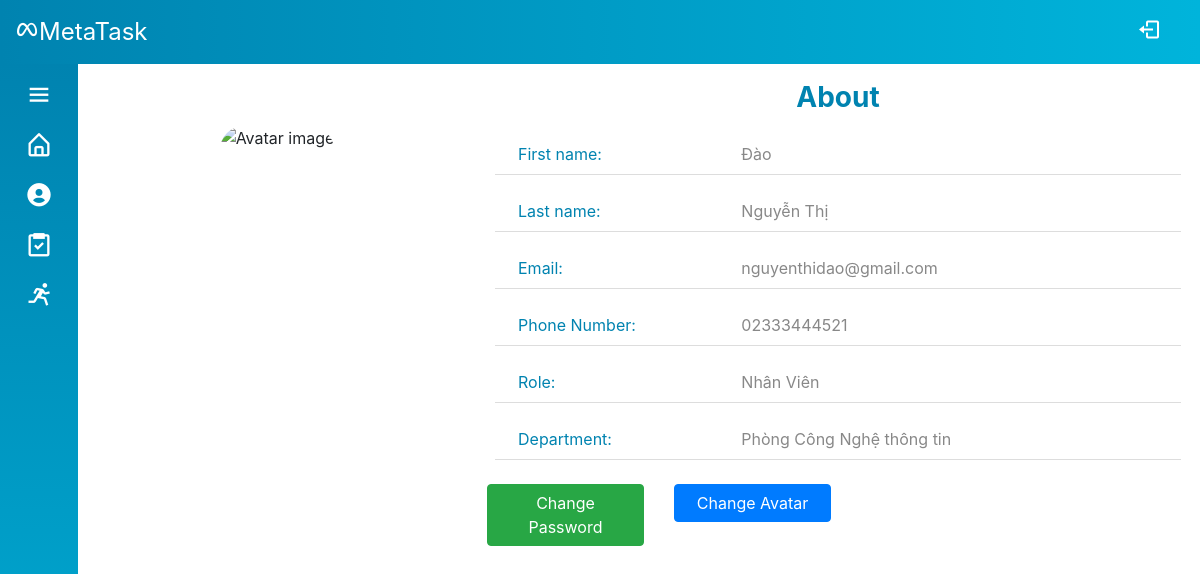
The app's page /Source/mvc/index.php?controller=user&action=viewProfile (signed in) with its own data.
### tables this page shows
CREATE TABLE `account_info` (
  `id` int(6) UNSIGNED NOT NULL,
  `firstname` varchar(30) NOT NULL,
  `lastname` varchar(30) NOT NULL,
  `email` varchar(50) DEFAULT NULL,
  `phone` varchar(30) DEFAULT NULL,
  `avatar` varchar(200) DEFAULT NULL,
  `department` int(6) UNSIGNED NOT NULL
);

CREATE TABLE `account` (
  `id` int(6) UNSIGNED NOT NULL,
  `username` varchar(30) NOT NULL,
  `password` varchar(100) NOT NULL,
  `role` int(6) UNSIGNED DEFAULT 1,
  `activated` tinyint(4) DEFAULT 0,
  `token` varchar(50) DEFAULT NULL
);

CREATE TABLE `role` (
  `id` int(6) UNSIGNED NOT NULL,
  `description` varchar(30) NOT NULL
);

CREATE TABLE `department` (
  `id` int(6) UNSIGNED NOT NULL,
  `name` varchar(30) NOT NULL
);

### Source/mvc/controllers/base_controller.php (called while the page is built, shortened)
<?php
    class BaseController {
        protected $name;
        public function render($view, $data = array()) {
            extract($data);
            require_once('views/' .$this->name . '/' . $view . '.php');
            require_once('views/layout/template.php');
        }
    }
?>

### Source/mvc/controllers/user_controller.php (called while the page is built, shortened)
<?php
require_once('models/User.php');
require_once('base_controller.php');
class UserController extends BaseController
{
    public function viewProfile()
    {
        $user = User::get($_SESSION['id']);
        $this->render('viewProfile', array('user' => $user));
    }
}

### Source/mvc/route.php (called while the page is built, shortened)
<?php
$obj = new $className();
$obj->$action();

### Source/mvc/index.php (called while the page is built, shortened)
<?php
require_once('route.php');

### Source/mvc/models/User.php (called while the page is built, shortened)
<?php
class User
{
    public function __construct(
        $id,
        $firstname,
        $lastname,
        $email,
        $phone,
        $avatar,
        $department
    ) {
        $this->firstname = $firstname;
        $this->lastname = $lastname;
        $this->email = $email;
        $this->phone = $phone;
        $this->avatar = $avatar;
    }
    public static function get($id)
    {
        $sql = "select * from account_info where id = :id";
        $conn = DB::getConnection();
        $stm = $conn->prepare($sql);
        $stm->execute(array('id' => $id));
        if ($item = $stm->fetch()) {
            if ($item['avatar'] === null) {
                $src = "https://www.nj.com/resizer/zovGSasCaR41h_yUGYHXbVTQW2A=/1280x0/smart/cloudfront-us-east-1.images.arcpublishing.com/advancelocal/SJGKVE5UNVESVCW7BBOHKQCZVE.jpg";
                $item['avatar'] = $src;
            }
            return new User($item['id'], $item['firstname'], $item['lastname'], $item['email'], $item['phone'], $item['avatar'], $item['department']);
        }
        return null;
    }
    public static function getDepartmentName($id)
    {
        $sql = "select name from department where id = :id";
        $conn = DB::getConnection();
        $stm = $conn->prepare($sql);
        $stm->execute(array('id' => $id));
        if ($item = $stm->fetch()) {
            return $item['name'];
        }
        return null;
    }
    public static function getRole($id)
    {
        $sql = "select role from account where id = :id";
        $conn = DB::getConnection();
        $stm = $conn->prepare($sql);
        $stm->execute(array('id' => $id));
        if ($item = $stm->fetch()) {
            return $item['role'];
        }
        return null;
    }
    public static function getRoleName($roleID)
    {
        $sql = "select description from role where id = :roleID";
        $conn = DB::getConnection();
        $stm = $conn->prepare($sql);
        $stm->execute(array('roleID' => $roleID));
        if ($item = $stm->fetch()) {
            return $item['description'];
        }
        return null;
    }
}

### Source/mvc/views/user/viewProfile.php (the view, shortened to what this page needs)
<div class="container-fluid">
    <div class="row">
        <div class="col-12 col-md-4 text-center">
            <div class="
                profile-img
                d-flex
                justify-content-center
                align-items-center
              ">
                <img src="<?= $user->avatar ?>" alt="Avatar image" />
            </div>
        </div>
        <div class="col-12 col-md-8">
            <div class="profile-info">
                <div class="info-header">About</div>
                <div class="info-body">
                    <ul class="info-list">
                        <li class="row">
                            <div class="col-12 col-md-4 info-label">First name:</div>
                            <div class="col-12 col-md-8 info-content">
                                <?= $user->firstname ?>
                            </div>
                        </li>
                        <li class="row">
                            <div class="col-12 col-md-4 info-label">Last name:</div>
                            <div class="col-12 col-md-8 info-content">
                                <?= $user->lastname ?>
                            </div>
                        </li>
                        <li class="row">
                            <div class="col-12 col-md-4 info-label">Email:</div>
                            <div class="col-12 col-md-8 info-content">
                                <?= $user->email ?>
                            </div>
                        </li>
                        <li class="row">
                            <div class="col-12 col-md-4 info-label">Phone Number:</div>
                            <div class="col-12 col-md-8 info-content">
                                <?= $user->phone ?>
                            </div>
                        </li>
                        <li class="row">
                            <div class="col-12 col-md-4 info-label">Role:</div>
                            <div class="col-12 col-md-8 info-content">
                                <?= USER::getRoleName(USER::getRole($user->id)) ?>
                            </div>
                        </li>
                        <li class="row">
                            <div class="col-12 col-md-4 info-label">Department:</div>
                            <div class="col-12 col-md-8 info-content">
                                <?= USER::getDepartmentName($user->department) ?>
                            </div>
                        </li>
                        <div class="row">
                            <div class="col-12 col-md-3">
                                <button class="btn btn-success m-2 w-100" data-toggle="modal" data-target="#changePass-modal">
                                    Change Password
                                </button>
                            </div>
                            <div class="col-12 col-md-3">
                                <button class="btn btn-primary m-2 w-100" data-toggle="modal" data-target="#upload-modal">
                                    Change Avatar
                                </button>
                            </div>
                        </div>
                    </ul>
                </div>
            </div>
        </div>
    </div>
</div>

### Source/mvc/style.css (style rules this page uses)
* { padding: 0; margin: 0; box-sizing: border-box; list-style-type: none; }
body { position: relative; min-height: 100vh; width: 100%; }
.profile-info, .profile-img { height: 360px; }
.profile-img img { max-width: 240px; height: 72%; border-radius: 24px; }
.profile-info .info-header { text-align: center; font-size: 28px; font-weight: 700; color: #0083b0; }
.profile-info .info-list li { margin: 16px; padding: 8px; border-bottom: 1px solid #ddd; }
.profile-info .info-list .info-label { color: #0083b0; }
.profile-info .info-list .info-content { color: #888; }

### records on screen
account_info: firstname "Đào", lastname "Nguyễn Thị", email "nguyenthidao@gmail.com", phone "02333444521", id.description "Nhân Viên", department.name "Phòng Công Nghệ thông tin"
